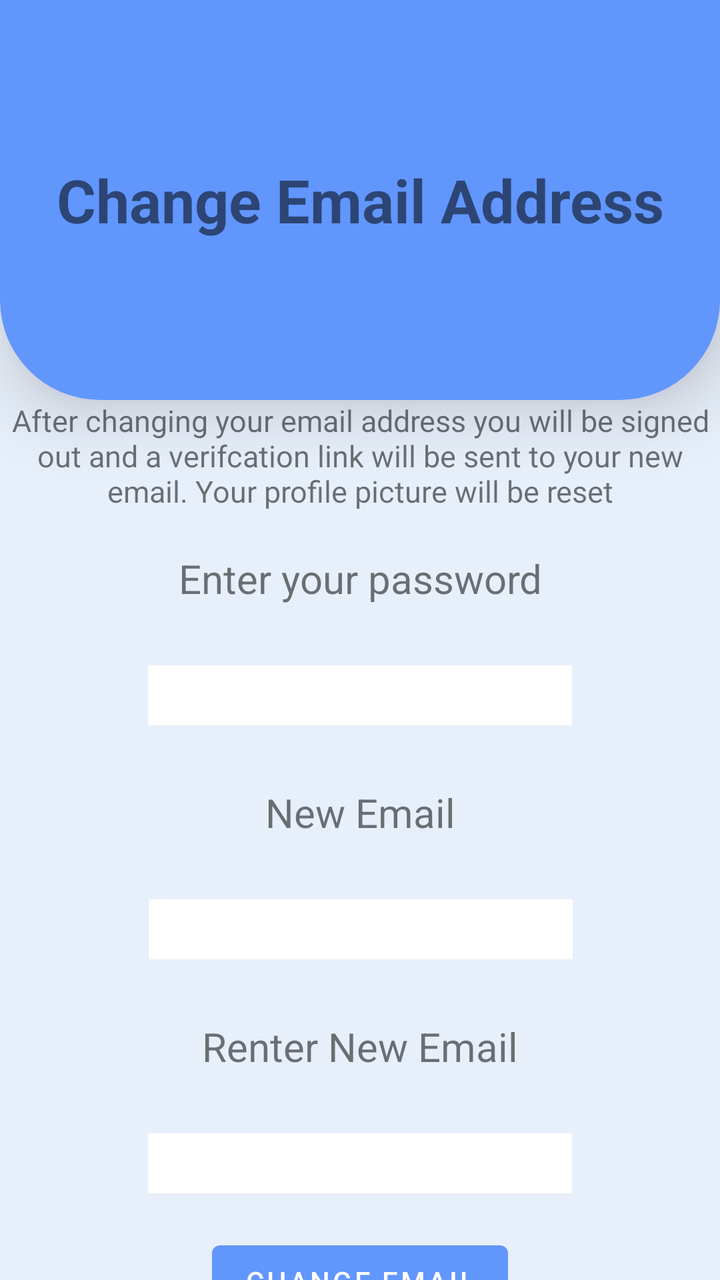
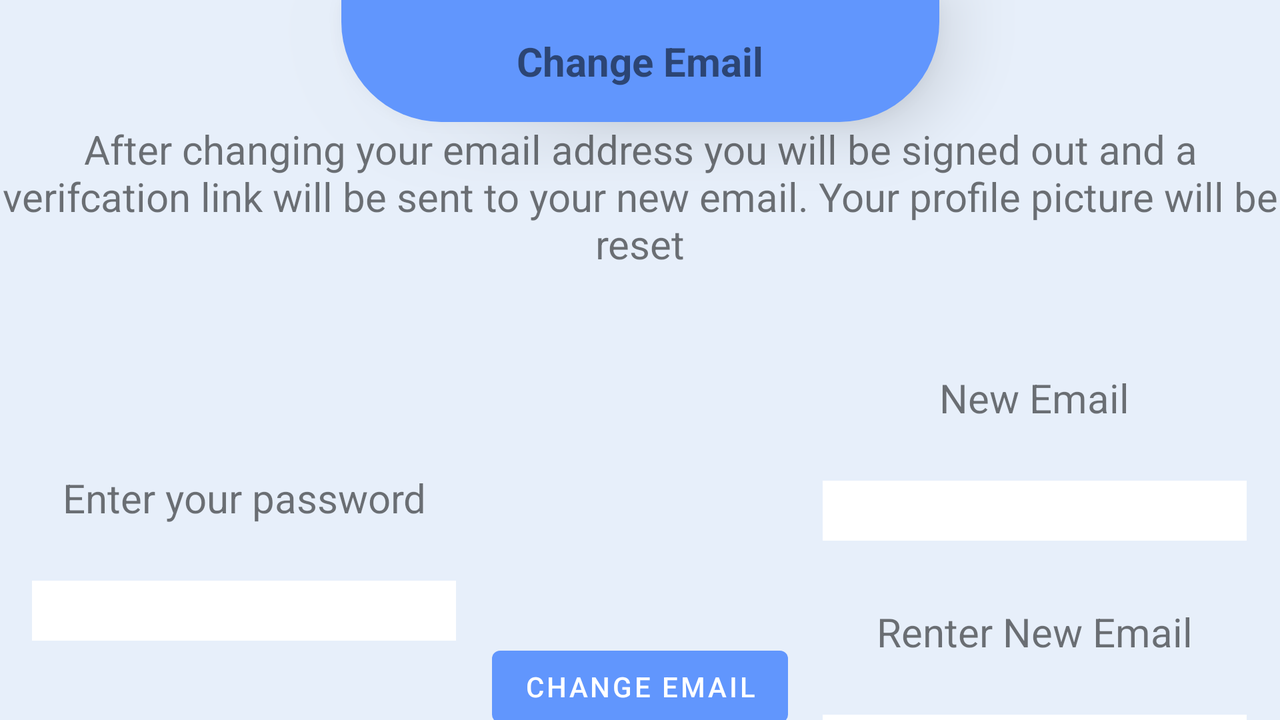

Compare how this app lays out the same screen by default and in its alternative resource folder. The renders come first, then the two layout files and the values they reference.
<!-- AndroidManifest.xml: application theme AppTheme -->
<!-- res/layout/changeemail.xml -->
<?xml version="1.0" encoding="utf-8"?>
<androidx.constraintlayout.widget.ConstraintLayout
    xmlns:android="http://schemas.android.com/apk/res/android"
    xmlns:app="http://schemas.android.com/apk/res-auto"
    xmlns:tools="http://schemas.android.com/tools"
    android:layout_width="match_parent"
    android:layout_height="match_parent"
    android:background="#E7EFFA"
    >

    <RelativeLayout
        android:id="@+id/relativeLayout"
        android:layout_width="match_parent"
        android:layout_height="200dp"
        android:background="@drawable/top"
        android:elevation="20dp"
        app:layout_constraintTop_toTopOf="parent">


        <TextView
            android:id="@+id/textView10"
            android:layout_width="wrap_content"
            android:layout_height="wrap_content"
            android:layout_centerInParent="true"
            android:text="Change Email Address"
            android:textAlignment="center"

            android:textSize="30dp"
            android:textStyle="bold" />
    </RelativeLayout>

    <TextView
        android:id="@+id/textView11"
        android:layout_width="wrap_content"
        android:layout_height="wrap_content"
        android:layout_marginTop="20dp"
        android:text="Enter your password"
        android:textAlignment="center"
        android:textSize="20dp"
        app:layout_constraintEnd_toEndOf="parent"
        app:layout_constraintStart_toStartOf="parent"
        app:layout_constraintTop_toBottomOf="@+id/textView35" />

    <TextView
        android:id="@+id/textView12"
        android:layout_width="wrap_content"
        android:layout_height="wrap_content"
        android:layout_marginTop="30dp"
        android:text="New Email"
        android:textAlignment="center"
        android:textSize="20dp"
        app:layout_constraintEnd_toEndOf="parent"
        app:layout_constraintStart_toStartOf="parent"

        app:layout_constraintTop_toBottomOf="@+id/pw" />

    <EditText
        android:id="@+id/newemailcfm"

        android:layout_width="212dp"
        android:layout_height="30dp"
        android:layout_marginTop="30dp"
        android:background="#ffffff"
        android:ems="10"
        android:inputType="textEmailAddress"
        app:layout_constraintEnd_toEndOf="@+id/textView13"
        app:layout_constraintStart_toStartOf="@+id/textView13"
        app:layout_constraintTop_toBottomOf="@+id/textView13" />

    <TextView
        android:id="@+id/textView13"
        android:layout_width="wrap_content"
        android:layout_height="wrap_content"
        android:layout_marginTop="30dp"
        android:text="Renter New Email"
        android:textAlignment="center"

        android:textSize="20dp"
        app:layout_constraintEnd_toEndOf="parent"
        app:layout_constraintStart_toStartOf="parent"
        app:layout_constraintTop_toBottomOf="@+id/email" />

    <Button
        android:id="@+id/change"
        android:layout_width="wrap_content"
        android:layout_height="wrap_content"
        android:layout_marginTop="20dp"
        android:text="Change Email"
        app:layout_constraintEnd_toEndOf="parent"
        app:layout_constraintHorizontal_bias="0.5"
        app:layout_constraintStart_toStartOf="parent"
        app:layout_constraintTop_toBottomOf="@+id/newemailcfm" />

    <ProgressBar
        android:id="@+id/progressBar"
        style="?android:attr/progressBarStyle"
        android:layout_width="wrap_content"
        android:layout_height="wrap_content"
        android:layout_marginTop="10dp"
        android:visibility="invisible"
        app:layout_constraintEnd_toEndOf="@+id/change"
        app:layout_constraintStart_toStartOf="@+id/change"
        app:layout_constraintTop_toBottomOf="@+id/change" />

    <EditText
        android:id="@+id/pw"
        android:layout_width="212dp"
        android:layout_height="30dp"
        android:layout_marginTop="30dp"
        android:background="#ffffff"
        android:ems="10"
        android:inputType="textPassword"

        app:layout_constraintEnd_toEndOf="@+id/textView11"
        app:layout_constraintStart_toStartOf="@+id/textView11"
        app:layout_constraintTop_toBottomOf="@+id/textView11" />

    <EditText
        android:id="@+id/email"
        android:layout_width="212dp"
        android:layout_height="30dp"
        android:layout_marginTop="30dp"
        android:background="#ffffff"
        android:ems="10"
        android:inputType="textEmailAddress"

        app:layout_constraintEnd_toEndOf="@+id/textView12"
        app:layout_constraintStart_toStartOf="@+id/textView12"
        app:layout_constraintTop_toBottomOf="@+id/textView12" />

    <TextView
        android:id="@+id/textView35"
        android:layout_width="wrap_content"
        android:layout_height="wrap_content"
        android:gravity="center"
        android:text="After changing your email address you will be signed out and a verifcation link will be sent to your new email. Your profile picture will be reset"
        android:textSize="15dp"
        app:layout_constraintEnd_toEndOf="parent"
        app:layout_constraintStart_toStartOf="parent"
        app:layout_constraintTop_toBottomOf="@+id/relativeLayout" />
</androidx.constraintlayout.widget.ConstraintLayout>
<!-- resources referenced by this layout -->
<resources>
  <!-- drawable top (drawable) -->
  <?xml version="1.0" encoding="UTF-8"?>
  <shape xmlns:android="http://schemas.android.com/apk/res/android">
      <solid android:color="#6196FD"/>
  
  
      <corners android:bottomLeftRadius="50dp" android:bottomRightRadius="50dp"/>
      <padding android:left="0dp" android:top="0dp" android:right="0dp" android:bottom="0dp" />
  </shape>
  <!-- from res/values-v21/ -->
  <style name="AppTheme" parent="Theme.MaterialComponents.Light.NoActionBar">
          
          <item name="colorPrimary">@color/colorPrimary</item>
          <item name="colorPrimaryDark">@color/colorPrimaryDark</item>
          <item name="colorAccent">@color/colorAccent</item>
      </style>
  <color name="colorPrimary">#6196FD</color>
  <color name="colorPrimaryDark">#6196FD</color>
  <color name="colorAccent">#03DAC5</color>
</resources>
<!-- res/layout-land/changeemail.xml (the repository's variant of the layout above) -->
<!-- drawn on the phone turned sideways -->
<?xml version="1.0" encoding="utf-8"?>
<androidx.constraintlayout.widget.ConstraintLayout
    xmlns:android="http://schemas.android.com/apk/res/android"
    xmlns:app="http://schemas.android.com/apk/res-auto"
    xmlns:tools="http://schemas.android.com/tools"
    android:layout_width="match_parent"
    android:layout_height="match_parent"
    android:background="#E7EFFA"
    >

    <RelativeLayout
        android:id="@+id/relativeLayout"
        android:layout_width="299dp"
        android:layout_height="61dp"
        android:background="@drawable/top"
        android:elevation="20dp"
        app:layout_constraintEnd_toEndOf="parent"
        app:layout_constraintStart_toStartOf="parent"
        app:layout_constraintTop_toTopOf="parent">


        <TextView
            android:id="@+id/textView10"
            android:layout_width="wrap_content"
            android:layout_height="wrap_content"
            android:layout_centerInParent="true"
            android:text="Change Email"
            android:textAlignment="center"

            android:textSize="20dp"
            android:textStyle="bold" />
    </RelativeLayout>

    <TextView
        android:id="@+id/textView11"
        android:layout_width="wrap_content"
        android:layout_height="wrap_content"
        android:layout_marginTop="100dp"
        android:text="Enter your password"
        android:textAlignment="center"
        android:textSize="20dp"
        app:layout_constraintEnd_toEndOf="parent"
        app:layout_constraintHorizontal_bias="0.068"
        app:layout_constraintStart_toStartOf="parent"
        app:layout_constraintTop_toBottomOf="@+id/textView35" />

    <EditText
        android:id="@+id/pw"
        android:layout_width="212dp"
        android:layout_height="30dp"
        android:layout_marginTop="28dp"
        android:background="#ffffff"
        android:ems="10"
        android:inputType="textPassword"

        app:layout_constraintEnd_toEndOf="@+id/textView11"
        app:layout_constraintHorizontal_bias="0.5"
        app:layout_constraintStart_toStartOf="@+id/textView11"
        app:layout_constraintTop_toBottomOf="@+id/textView11" />

    <TextView
        android:id="@+id/textView12"
        android:layout_width="wrap_content"
        android:layout_height="wrap_content"
        android:layout_marginTop="50dp"
        android:text="New Email"
        android:textAlignment="center"
        android:textSize="20dp"
        app:layout_constraintEnd_toEndOf="parent"

        app:layout_constraintHorizontal_bias="0.862"
        app:layout_constraintStart_toStartOf="parent"
        app:layout_constraintTop_toBottomOf="@+id/textView35" />

    <EditText
        android:id="@+id/email"
        android:layout_width="212dp"
        android:layout_height="30dp"
        android:layout_marginTop="28dp"
        android:background="#ffffff"
        android:ems="10"
        android:inputType="textEmailAddress"

        app:layout_constraintEnd_toEndOf="@+id/textView12"
        app:layout_constraintStart_toStartOf="@+id/textView12"
        app:layout_constraintTop_toBottomOf="@+id/textView12" />

    <TextView
        android:id="@+id/textView13"
        android:layout_width="wrap_content"
        android:layout_height="wrap_content"
        android:layout_marginTop="32dp"
        android:text="Renter New Email"
        android:textAlignment="center"

        android:textSize="20dp"
        app:layout_constraintEnd_toEndOf="@+id/email"
        app:layout_constraintStart_toStartOf="@+id/email"
        app:layout_constraintTop_toBottomOf="@+id/email" />

    <Button
        android:id="@+id/change"
        android:layout_width="wrap_content"
        android:layout_height="wrap_content"
        android:layout_marginTop="184dp"
        android:text="Change Email"
        app:layout_constraintEnd_toEndOf="parent"
        app:layout_constraintStart_toStartOf="parent"
        app:layout_constraintTop_toBottomOf="@+id/textView35" />

    <ProgressBar
        android:id="@+id/progressBar"
        style="?android:attr/progressBarStyle"
        android:layout_width="wrap_content"
        android:layout_height="wrap_content"
        android:layout_marginTop="24dp"
        android:visibility="invisible"
        app:layout_constraintEnd_toEndOf="@+id/change"
        app:layout_constraintHorizontal_bias="0.623"
        app:layout_constraintStart_toStartOf="@+id/change"
        app:layout_constraintTop_toBottomOf="@+id/change" />

    <EditText
        android:id="@+id/newemailcfm"

        android:layout_width="212dp"
        android:layout_height="30dp"
        android:layout_marginTop="28dp"
        android:background="#ffffff"
        android:ems="10"
        android:inputType="textEmailAddress"
        app:layout_constraintEnd_toEndOf="@+id/textView13"
        app:layout_constraintHorizontal_bias="0.5"
        app:layout_constraintStart_toStartOf="@+id/textView13"
        app:layout_constraintTop_toBottomOf="@+id/textView13" />

    <TextView
        android:id="@+id/textView35"
        android:layout_width="wrap_content"
        android:layout_height="wrap_content"
        android:gravity="center"
        android:text="After changing your email address you will be signed out and a verifcation link will be sent to your new email. Your profile picture will be reset"
        android:textSize="20dp"
        app:layout_constraintEnd_toEndOf="parent"
        app:layout_constraintStart_toStartOf="parent"
        app:layout_constraintTop_toBottomOf="@+id/relativeLayout" />
</androidx.constraintlayout.widget.ConstraintLayout>
